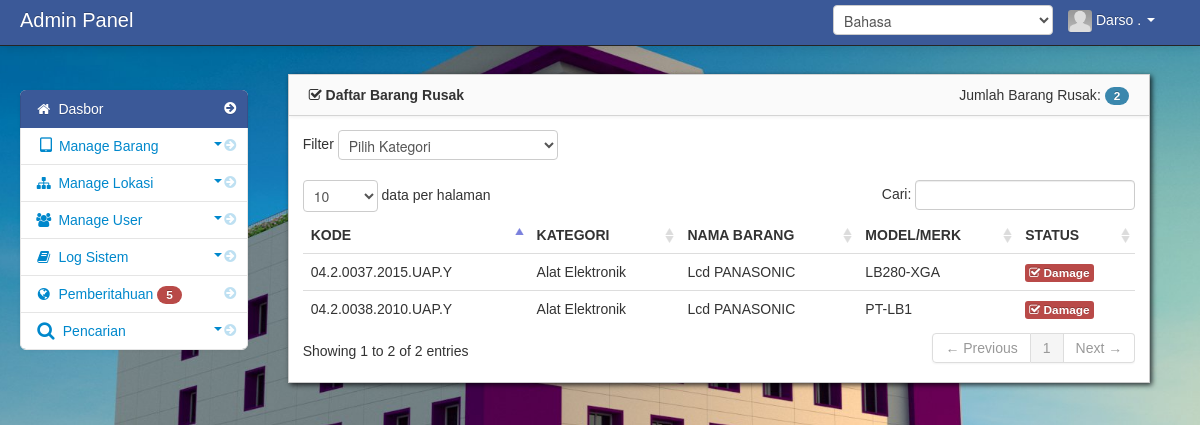
/admin/dashboard.php?module=barang_rusak (signed in), run on the app's committed database.
### tables this page shows
CREATE TABLE `stdevice` (
  `id` varchar(100) NOT NULL,
  `dev_id` varchar(11) NOT NULL,
  `type_id` varchar(11) NOT NULL,
  `dev_code` varchar(128) NOT NULL,
  `dev_brand` varchar(128) NOT NULL,
  `dev_model` varchar(128) NOT NULL,
  `dev_desc` text NOT NULL,
  `dev_status` varchar(128) NOT NULL,
  `jumlah` int(11) NOT NULL,
  `year` varchar(11) NOT NULL,
  `unit_id` varchar(11) NOT NULL,
  `inst_id` varchar(11) NOT NULL,
  `procure_id` varchar(11) NOT NULL,
  `created_at` timestamp NOT NULL DEFAULT CURRENT_TIMESTAMP,
  `updated_at` timestamp NULL DEFAULT NULL,
  PRIMARY KEY (`id`)
);

CREATE TABLE `device_name_type` (
  `type_id` int(11) NOT NULL AUTO_INCREMENT,
  `type_number` varchar(11) NOT NULL,
  `type_name` varchar(100) NOT NULL,
  `dev_id` varchar(11) NOT NULL,
  PRIMARY KEY (`type_id`)
);

CREATE TABLE `device_name` (
  `dev_id` varchar(11) NOT NULL,
  `dev_name` varchar(100) NOT NULL,
  PRIMARY KEY (`dev_id`)
);

### admin/session.php (called while the page is built, shortened)
<?php
$session_id=$_SESSION['id'];
?>

### languages/lang_id.php (called while the page is built, shortened)
<?php
  $lang['please_login']   = 'Silakan Masuk';
  $lang['signin']  = 'Masuk';
  $lang['welcome_to']   = 'Selamat Datang Di';
  $lang['click_to_sign']      = 'Klik disini untuk masuk';
  $lang['username']   = 'Nama pengguna';
  $lang['password']   = 'Kata sandi';
  $lang['jgrowl']['access_granted'] = 'Access Granted';
  $lang['jgrowl']['check_user']   = 'Silakan periksa nama pengguna dan kata sandi Anda';
  $lang['jgrowl']['login_fail']   = 'Login Gagal';
  $lang['jgrowl']['loading']   = 'Sedang Memuat, Silakan Tunggu';
  $lang['jgrowl']['loading_selamat']   = 'Selamat Datang di Sistem Inventory Universitas AMIKOM Purwokerto ';
  $lang['swal']['attention'] = 'Perhatian!';
  $lang['swal']['success'] = 'Berhasil!';
  $lang['swal']['code_exist'] = 'Kode Barang sudah ada';
  $lang['swal']['dev_add'] = 'Tambah Barang';
  $lang['swal']['dev_add_success'] = 'Barang Berhasil ditambahkan';
  $lang['swal']['dev_update'] = 'Perbarui Barang!';
  $lang['swal']['dev_update_success'] = 'Data Barang Berhasil diperbarui';
  $lang['swal']['cate_add_success'] = 'Kategori Barang Berhasil ditambahkan';
  $lang['swal']['cate_update'] = 'Nama Kategori Diperbarui!';
  $lang['swal']['cate_update_success'] = 'Nama Kategori barang berhasil diperbarui!';
  $lang['swal']['cate_del_success'] = 'Nama kategori Berhasil Dihapus';
  $lang['swal']['not_selected'] = 'Anda belum memilih barang';
  $lang['swal']['too_much'] = 'Data Terlalu Banyak';
  $lang['swal']['dev_assign'] = 'Menetapkan barang';
  $lang['swal']['dev_assign_success'] = 'Barang Berhasil Ditetapkan';
  $lang['swal']['remove_notification_success']   = 'Notifikasi Anda Berhasil Dihapus';
  $lang['swal']['remove_log_success'] = 'Hapus Log Sistem Berhasil';
  $lang['swal']['upd_sysuser_success'] = 'Pengguna Sistem Berhasil Diperbarui';
  $lang['swal']['add_sysuser_success']   = 'Pengguna Sistem Berhasil Ditambahkan';
  $lang['swal']['user_exist'] = 'Pengguna sudah ada';
  $lang['swal']['upd_tech_staff'] = 'Pengguna Staf Teknis Berhasil Diperbarui';
  $lang['swal']['tech_user_exist'] = 'Pengguna Staf Teknis Sudah Ada';
  $lang['swal']['cate_exist'] = 'Kategori Barang sudah ada';
  $lang['swal']['other_ref'] = 'Data Tersebut sedang Menjadi Referensi Data Tabel Lain';
  $lang['swal']['del_location'] = 'Lokasi Berhasil Dihapus';
  $lang['swal']['upd_location_success'] = 'Lokasi Berhasil Diperbarui';
  $lang['swal']['add_location_success'] = 'Lokasi berhasil ditambahkan';
  $lang['swal']['location_exist'] = 'Nama Lokasi Sudah Ada';
  $lang['swal']['device_type_exist'] = 'Jenis Barang Sudah Ada!';
  $lang['admin']['name'] = 'Nama';
  $lang['admin']['dash_sidebar_cate'] = 'Data Kategori Barang';
  $lang['admin']['dash_data_number'] = 'Dasbor Data';
  $lang['admin']['all'] = 'Semua';
  $lang['admin']['welcome'] = 'Selamat Datang';
  $lang['admin']['dashboard'] = 'Dasbor';
  $lang['admin']['list_device']   = 'Daftar Data Barang';
  $lang['admin']['total_device']   = 'Total Jumlah Barang';
  $lang['admin']['delete']   = 'Hapus';
  $lang['admin']['click_delete']   = 'Klik untuk menghapus item yang dicentang';
  $lang['admin']['edit']   = 'Sunting';
  $lang['admin']['click_edit']   = 'Klik untuk Edit';
  $lang['admin']['show_device']   = 'Lihat Barang';
  $lang['admin']['edit_device']   = 'Sunting Barang';
  $lang['admin']['print_list']   = 'Cetak Daftar';
  $lang['admin']['click_print_list']   = 'Klik untuk Cetak';
  $lang['admin']['add_data']   = 'Tambah Data';
  $lang['admin']['click_add_data']   = 'Klik untuk tambah Data Barang';
  $lang['admin']['add_device']   = 'Tambah Barang';
  $lang['admin']['click_add_device']   = 'Klik untuk Tambah Barang';

### admin/module/rusak/barang_rusak.php (the view, shortened to what this page needs)
<?php
switch($_GET['act']){
default:?>
<?php
$count_item=mysql_query("select * from stdevice
LEFT JOIN device_name ON stdevice.dev_id=device_name.dev_id
where NOT EXISTS
(select * from location_details where stdevice.id = location_details.id)
and dev_status='Damage' ORDER BY stdevice.id DESC");
$count = mysql_num_rows($count_item);
?>
<div id="block_bg" class="block">
	<div class="navbar navbar-inner block-header">
			<div class="pull-left"><strong><i class="icon-check"></i>&nbsp;<?php echo $lang['admin']['list_damage_dev']?></strong></div>
			<div class="pull-right">
			<?php echo  $lang['admin']['ammount_damage_dev']?>: <span class="badge badge-info"><?php  echo $count; ?></span>
			</div>
		</div>
<div class="block-content collapse in">
<div class="span12">
<form class="form-inline">
<label class="control-label">Filter</label>
<select onchange="location = this.value;">
<option value="">Pilih Kategori</option>
</select>
</form>
<table cellpadding="0" cellspacing="0" border="0" class="table" id="example">
<thead>
<tr>
<th><?php echo $lang['admin']['input_code']?></th>
<th><?php echo $lang['admin']['input_category']?></th>
<th><?php echo $lang['admin']['input_name']?></th>
<th><?php echo $lang['admin']['input_merk']?></th>
<th>Status</th>
</tr>
</thead>
<tbody>
<?php
$device_query = mysql_query("select * from stdevice
LEFT JOIN device_name ON stdevice.dev_id=device_name.dev_id
LEFT JOIN device_name_type ON stdevice.type_id=device_name_type.type_id
where NOT EXISTS
(select * from location_details where stdevice.id = location_details.id)
and dev_status='Damage' ORDER BY stdevice.id DESC") or die(mysql_error());
while ($row = mysql_fetch_array($device_query)) {
?>
<tr>
<td><?php echo $row['dev_id']; ?>.<?php echo $row['type_number']; ?>.<?php echo $row['dev_code']; ?>.<?php echo $row['year']; ?>.<?php echo $row['inst_id']?>.<?php echo $row['procure_id']; ?></td>
<td><?php echo $row['dev_name']; ?></td>
<td><?php echo $row['dev_brand']; ?></td>
<td><?php echo $row['dev_model']; ?></td>
<td><div class="label label-important"><i class="icon-check"></i> <strong><?php echo $row['dev_status']; ?></strong></div></td>
</tr>
<?php } ?>
</tbody>
</table>
</div>
</div>
</div>
<?php break;
?>
<?php };?>

### admin/navbar.php (shortened to what this page needs)
<div class="navbar navbar-inverse navbar-fixed-top">
          <div class="navbar-inner">
             <div class="container-fluid">
		 <div class="navbar-header">
                  <span class="brand" href="#" id="print">Admin Panel</span>
		 </div>
                  <div class="nav-collapse collapse pull-right" id="print">
                  <form class="navbar-search" method='get' action='' id='form_lang' >
                  <select name='lang' onchange='changeLang();' >
                  <option value='id' <?php if(isset($_SESSION['lang']) && $_SESSION['lang'] == 'id'){ echo "selected"; } ?> >Bahasa</option>
                  </select>
              </form>
                      <ul class="nav" id="print">
				<?php $query= mysql_query("select * from admin where admin_id = '$session_id'")or die(mysql_error());
					  $row = mysql_fetch_array($query);
				?>
                          <li class="dropdown">
                              <a href="#" role="button" class="dropdown-toggle" data-toggle="dropdown"><img id="avatar1" class="img-responsive" src="<?php echo $row['adminthumbnails']; ?>">&nbsp;<?php echo $row['firstname']." ".$row['lastname'];  ?> <i class="caret"></i>
                              </a>
                          </li>
                      </ul>
                  </div>
              </div>
          </div>
      </div>

### admin/assets/styles.css (style rules this page uses)
body { padding-top: 60px; padding-bottom: 40px; background-color: #f5f5f5; }
.block { background: url("../images/pixel-60fff.png") repeat scroll 0 0 rgba(0, 0, 0, 0) !important; border: 1px solid #ccc; background: white; margin: 1em 0em; border-top: none; -webkit-box-shadow: 2px 2px 5px rgba(0, 0, 6, 0.75); -moz-box-shadow: 2px 2px 5px rgba(0, 0, 6, 0.75); box-shadow: 2px 2px 5px rgba(0, 0, 6, 0.75); }
.block-content { margin: 1em; min-height: .25em; }
.block-header { margin-bottom: 0px; border-right: none; border-left: none; -webkit-border-radius: 0px; -moz-border-radius: 0px; border-radius: 0px; }
.block-header div { padding-top: 10px; }

### data on the page
stdevice: type.dev_id "04", type.type_number "2", dev_code "0038", year "2010", inst "UAP", procure "Y", dev.dev_name "Alat Elektronik", dev_brand "Lcd PANASONIC", dev_model "PT-LB1", dev_status "Damage"
stdevice: type.dev_id "04", type.type_number "2", dev_code "0037", year "2015", inst "UAP", procure "Y", dev.dev_name "Alat Elektronik", dev_brand "Lcd PANASONIC", dev_model "LB280-XGA", dev_status "Damage"

### other printed values
$row['firstname'] "Darso"
$row['lastname'] "."
$lang['admin']['dashboard'] "Dasbor"
$not_read "5"
$lang['admin']['list_damage_dev'] "Daftar Barang Rusak"
$lang['admin']['ammount_damage_dev'] "Jumlah Barang Rusak"
$count "2"
$lang['admin']['input_code'] "KODE"
$lang['admin']['input_category'] "KATEGORI"
$lang['admin']['input_name'] "NAMA BARANG"
$lang['admin']['input_merk'] "MODEL/MERK"
